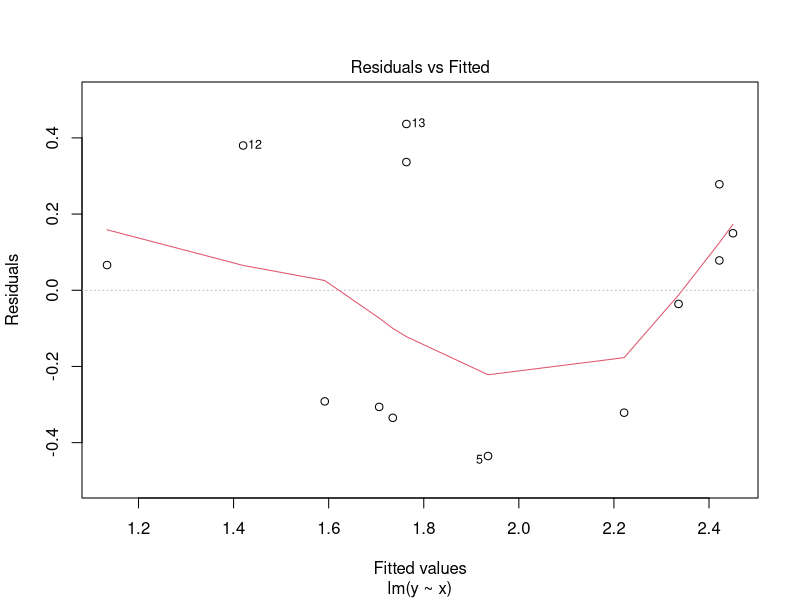

This chart was generated by the following R code:
q6.data <- read.csv("maddala-c3q6.csv", sep=",", header=TRUE)

# Simple linear regression
q6 <- lm(y~x, data=q6.data)
summary(q6)


# constructing confidence intervals by hand
beta.hat <- coef(q6)[2]
se.beta.hat <- sqrt(vcov(q6)[2,2])

deg.free <- length(q6.data$x)-length(coef(q6)) # n - k

# qt() is the quantile function of the t distribution
confint.beta.hat <- beta.hat + qt(p=c(0.025,0.975), df=deg.free)*se.beta.hat

confint.beta.hat

# Or use built-in function
confint(q6, level=0.95)

# confidence intervals for sigma squared
sigma.sq.hat <- sum(resid(q6)^2)/deg.free

confint.sigma.sq.hat <- deg.free*sigma.sq.hat/qchisq(c(0.95, 0.05), df=deg.free)
confint.sigma.sq.hat


plot(q6, which=1)

# Verify that residuals vanish, are orthogonal to X
all.equal(sum(resid(q6)),0)
all.equal(sum(resid(q6)*q6.data[,"x"]),0)
